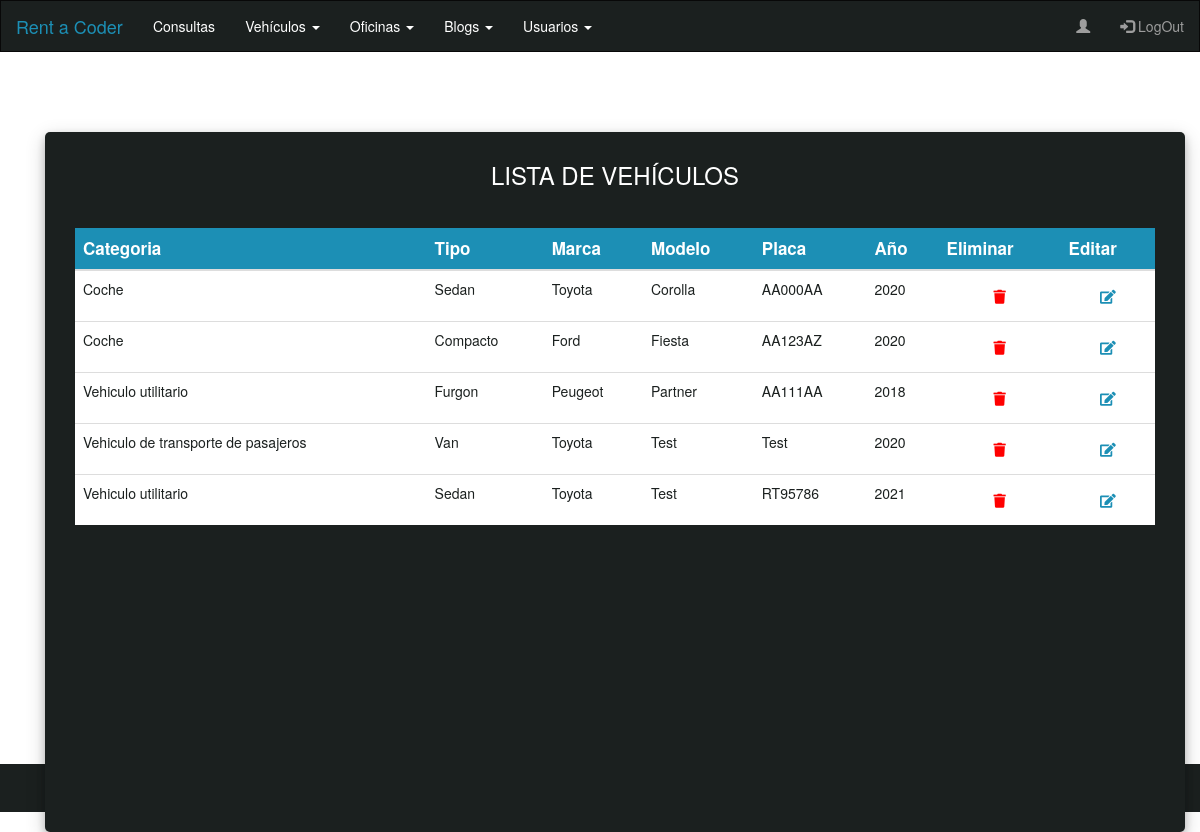
The app's page /car/table/, older data.
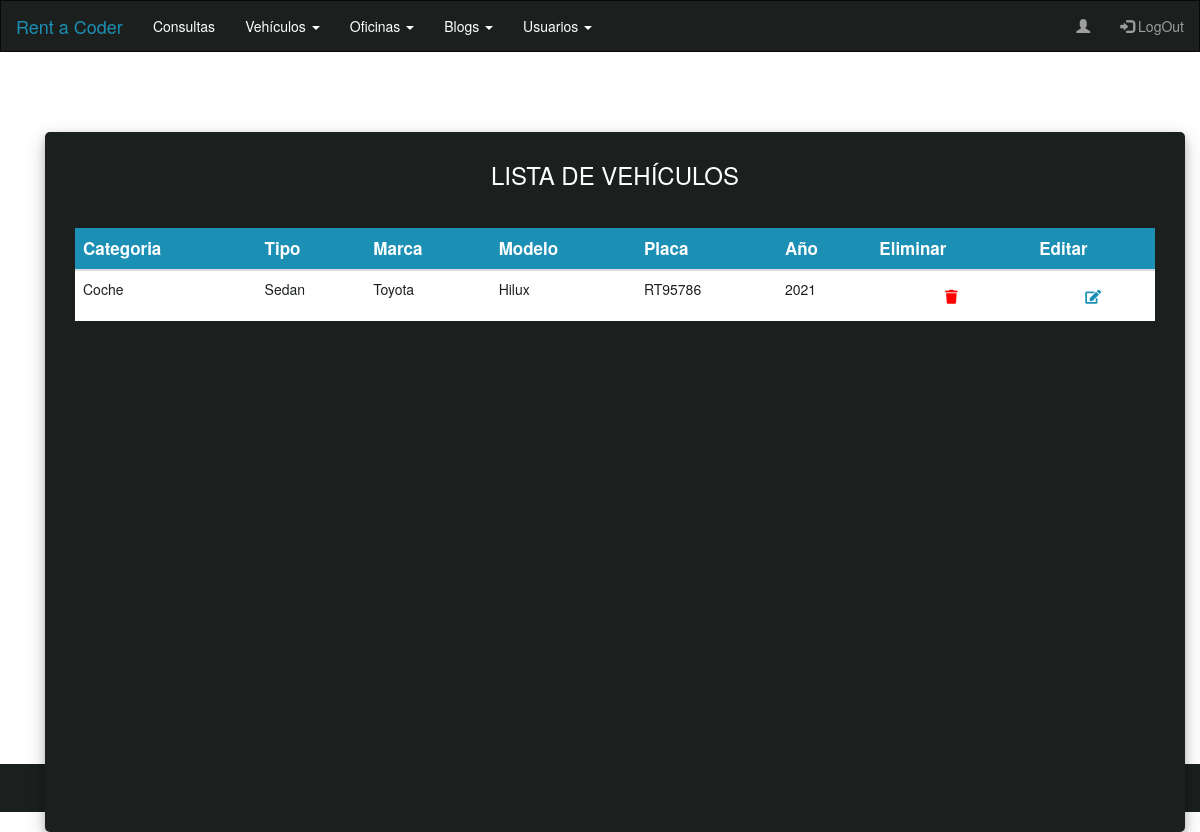
The same page, newer data.
### App_Car/models.py (models this page shows, shortened)
class Car(models.Model):
    categoria          = models.CharField(max_length=50, null=True)
    tipo               = models.CharField(max_length=50)
    marca              = models.CharField(max_length=50)
    modelo             = models.CharField(max_length=50)
    placa              = models.CharField(max_length=50)
    annio              = models.IntegerField()
    tipo_caja          = models.CharField(max_length=50)
    combustible        = models.CharField(max_length=50)
    cantidad_pasajeros = models.IntegerField()
    numero_puertas     = models.IntegerField()
    imagen             = models.ImageField(upload_to='car', blank=True, null=True)
    control_crucero    = models.BooleanField(null=True, blank=False)
    radio              = models.BooleanField(null=True, blank=False)
    aacond             = models.BooleanField(null=True, blank=False)
    bluetooth          = models.BooleanField(null=True, blank=False)
    cierrepuertas      = models.BooleanField(null=True, blank=False)

### App_Car/views.py (the view)
# urls.py: path('table/', CarTable,  name='CarTable'),
def CarTable(request):
    cars     = Car.objects.all()
    contexto = {"cars": cars}
    return render(request, "CarTable.html", contexto )

### App_Car/templates/CarTable.html
{% extends 'Admin.html'%}
{% load static %}
{% block bloqueQueCambia %}
<div class="container container-body">
  <div class="d-flex justify-content-center h-100">
    <div class="user_card">
      <div class="table-title">
        <h3 id="form-title">LISTA DE VEHÍCULOS</h3>
      </div>
      <div class="justify-content-center form_container table-responsive">
        <table class="table table-fixed">
          <thead class="thead-dark">
            <tr>
              <th scope="col">Categoria</th>
              <th scope="col">Tipo</th>
              <th scope="col">Marca</th>
              <th scope="col">Modelo</th>
              <th scope="col">Placa</th>
              <th scope="col">Año</th>
              <th scope="col">Eliminar</th>
              <th scope="col">Editar</th>
            </tr>
          </thead>
          <tbody>
            {% for car in cars %}
            <tr>
              <td>{{car.categoria}}</td>
              <td>{{car.tipo}}</td>
              <td>{{car.marca}}</td>
              <td>{{car.modelo}}</td>
              <td>{{car.placa}}</td>
              <td>{{car.annio}}</td>
              <td class="text-center">
                  <a href="{% url 'CarDelete' car.id %}">
                    <button class="btn btn-delete">
                      <i class="fa fa-trash"></i>
                    </button>
                  </a>
              </td>
              <td class="text-center">
                <a href="{% url 'CarEdit' car.id %}">
                  <button class="btn btn-edit">
                    <i class="fa fa-edit"></i>
                  </button>
                </a>
            </td>
            </tr>
            {% endfor %}
          </tbody>
        </table>
      </div>
    </div>
  </div>
</div>
{% endblock bloqueQueCambia %}

Row changes from the older to the newer data that the page shows:
removed Car: categoria "Coche", tipo "Sedan", marca "Toyota", modelo "Corolla", placa "AA000AA", annio "2020"
removed Car: categoria "Coche", tipo "Compacto", marca "Ford", modelo "Fiesta", placa "AA123AZ", annio "2020"
removed Car: categoria "Vehiculo utilitario", tipo "Furgon", marca "Peugeot", modelo "Partner", placa "AA111AA", annio "2018"
removed Car: categoria "Vehiculo de transporte de pasajeros", tipo "Van", marca "Toyota", modelo "Test", placa "Test", annio "2020"
removed Car: categoria "Vehiculo utilitario", tipo "Sedan", marca "Toyota", modelo "Test", placa "RT95786", annio "2021"
added Car: categoria "Coche", tipo "Sedan", marca "Toyota", modelo "Hilux", placa "RT95786", annio "2021"
